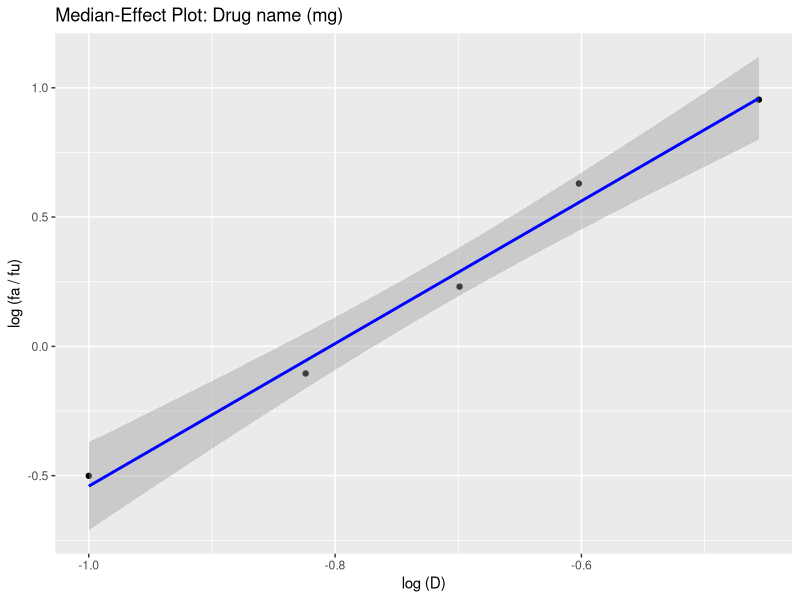
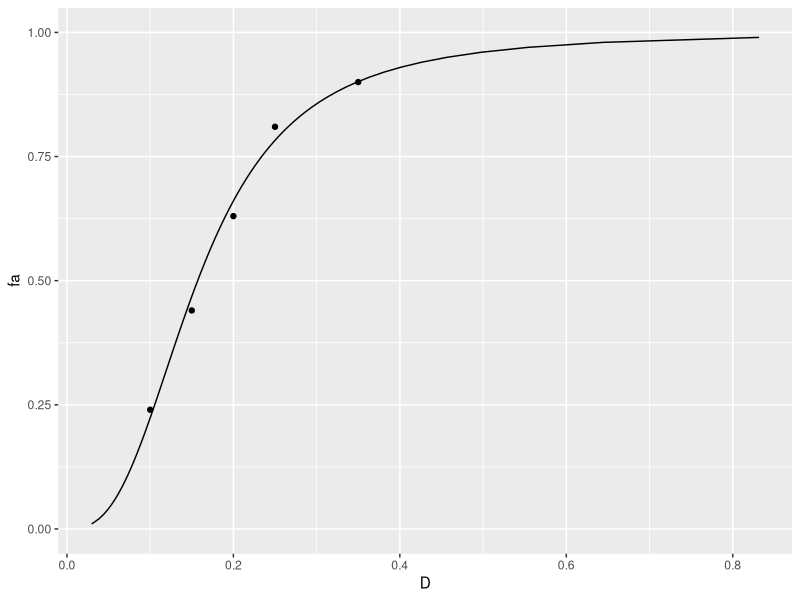
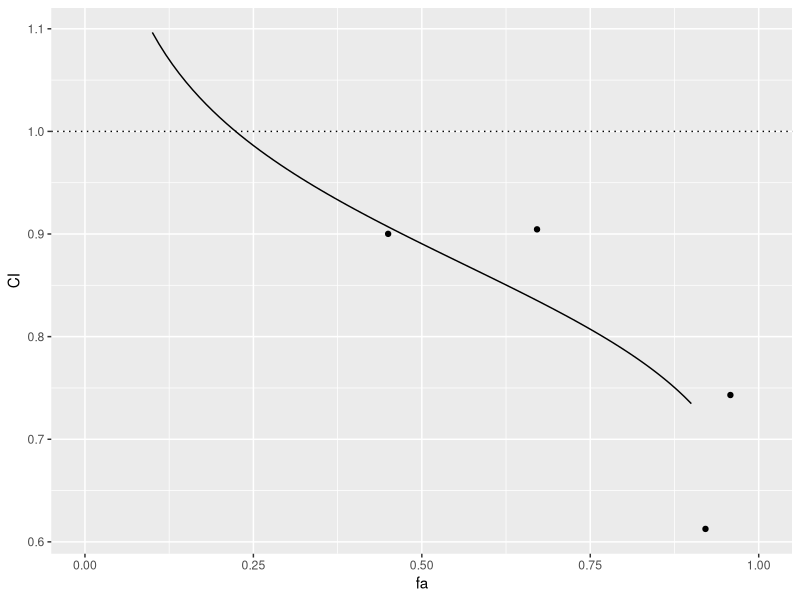
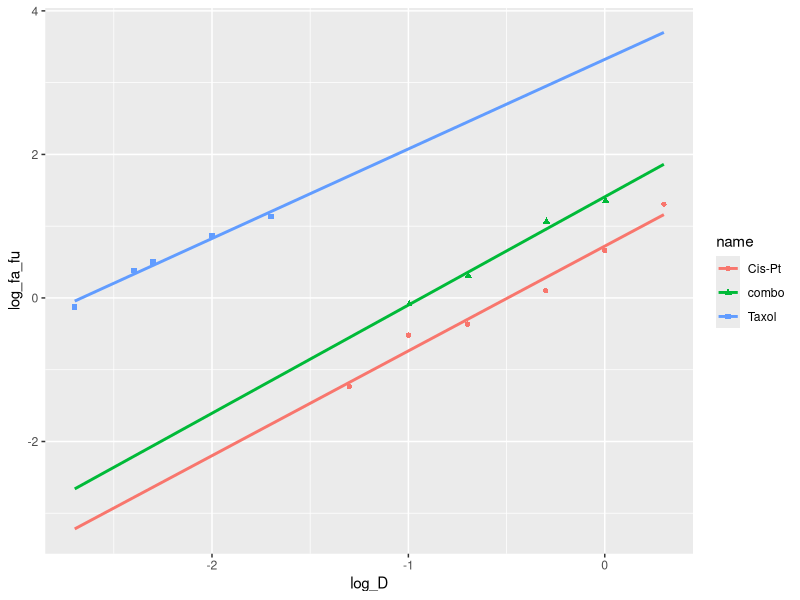

These figures' R source, in order:
#
# R package for Median Effect principle calculations and plots
#
# Requires
# - knitr (for kable)
# - ggplot2
#
#
# Class: drug_effects
#
# Single drug series
# - vector of doses (D)
# - vector of fraction affected (fa)
# - drug name  (name)
# - drug units (units)
# - Calculated: Dm, m, R^2, R, log10(D), log10(fa / (1-fa))
#
#
# Combination drug series, constant ratio
# - ADD: ratio: drug 1 / drug 2 (ratio)
# - ADD: drug 2 name  (name2)
# - ADD: drug 2 units (units2)
#
#
# Combination drug series, non-constant ratio
# - vector of drug 1 doses (D1)
# - vector of drug 2 doses (D2)
# - vector of fraction affected (fa)
# - drug 1 name  (name)
# - drug 1 units (units)
# - drug 2 name  (name2)
# - drug 2 units (units2)
#
#
# Methods:
#
# - print() / export()
# - calculate fa from D
# - calculate D from fa
# - sigmoidal: plot fa versus D
# - linear:    plot log10(fa / (1-fa)) versus log10(D)
#
# - fa-CI plot from drug 1, drug 2, constant / non-constant ratio combo
# - isobologram?
# - print() / export() combo analysis


# Drug effects object constructor: for single drugs and constant ratio combinations
new_drug_effects <- function(D = double(), fa = double(), name = "", units = "", ratio = double(), name2 = "", units2 = "") {
  stopifnot(is.double(D), is.double(fa), is.double(ratio))
  
  values <- list(D = D, fa = fa, name = name, units = units, ratio = ratio, name2 = name2, units2 = units2)
  class <- c("drug_effects")
  
  if (length(ratio) != 0) {
    # values <- c(values, list(ratio = ratio, name2 = name2, units2 = units2))
    class <- append("combo_drug_effects", class)
  }
  
  structure(values, class = class)
}

# Drug effects object validator + statistics calculator
validate_drug_effects <- function(x) {
  D  <- x$D
  fa <- x$fa
  ratio <- x$ratio
  
  if (!all(!is.na(D) & D > 0.0)) { stop("All doses `D` must be non-missing and greater than zero", call. = FALSE) }
  if (!all(!is.na(fa) & fa > 0.0 & fa < 1.0)) { stop("All fraction affected `fa` must be non-missing, greater than zero, and less than one", call. = FALSE) }
  if (length(D) != length(fa)) { stop("The number of doses must equal the number of fraction affected", call. = FALSE) }
  if (length(D) < 2) { stop("There must be at least two dose / fraction affected points", call. = FALSE) }
  
  if (length(ratio) != 0) {
    if (length(ratio) != 1) { stop("Only a single constant ratio can be used", call. = FALSE) }
    if (ratio < 0) { stop("The ratio of drug1 / drug2 must be non-negative", call. = FALSE) }
  }
  
  # Do the statistical calculations; add more elements to x
  x$log_D     <- log10(x$D)
  x$log_fa_fu <- log10(x$fa / (1-x$fa))
  
  fit  <- stats::lm(log_fa_fu ~ log_D, data = data.frame(list(log_D = x$log_D, log_fa_fu = x$log_fa_fu)))
  
  x$b  <- unname(fit$coefficients[1])
  x$m  <- unname(fit$coefficients[2])
  x$Dm <- unname(10^(-x$b/x$m))
  x$R2 <- unname(summary(fit)$r.squared)
  x$R  <- unname(sqrt(x$R2)) * sign(x$m) # m should always be positive, but just in case

  x # return the validated and augmented object
}


# Single drug object helper
drug_effects <- function(D = double(), fa = double(), name = "", units = "", ratio = double(), name2 = "", units2 = "") {
  D <- as.double(D)
  fa = as.double(fa)
  name = as.character(name)
  units = as.character(units)
  ratio = as.double(ratio)
  name2 = as.character(name2)
  units2 = as.character(units2)
  validate_drug_effects(new_drug_effects(D, fa, name, units, ratio, name2, units2))
}


# Given a drug_effects object and vector of doses, return predicted fraction affected
calc_fa <- function(drug, D) {
  if (!inherits(drug, "drug_effects")) { stop("Requires a `drug_effects` object", call. = FALSE) }
  m <- drug$m
  Dm <- drug$Dm
  return (1 / (1 + ((Dm / D)^m)))
}


# Given a drug_effects object and vector of fa, return predicted doses
calc_D <- function(drug, fa) {
  if (!inherits(drug, "drug_effects")) { stop("Requires a `drug_effects` object", call. = FALSE) }
  m <- drug$m
  Dm <- drug$Dm
  return (Dm*(fa / (1 - fa))^(1/m))
}


# Given drug 1, drug 2, and drug_combo objects, calculate combination index CI at vector of fa values
# - if fa is empty, then use the actual fa and actual doses in drug_combo
calc_CI <- function(drug1, drug2, drug_combo, fa = double()) {
  ratio <- drug_combo$ratio
  
  if (length(fa) == 0) {
    fa <- drug_combo$fa # the actual fa observed in the combo
    D_combo <- drug_combo$D # actual doses
  } else {
    D_combo <- calc_D(drug_combo, fa) # calculate predicted doses
  }
  D1 <- D_combo * (ratio / (ratio + 1))
  D2 <- D_combo / (ratio + 1)
  
  Dx1 <- calc_D(drug1, fa)
  Dx2 <- calc_D(drug2, fa)

  CI <- (D1 / Dx1) + (D2 / Dx2)
  return(CI)
}



# Add print for drug_effects display
print.drug_effects <- function(x, ..., stats = TRUE) {
  
  D <- x$D
  fa <- x$fa
  name <- x$name
  units <- x$units
  
  ratio <- x$ratio
  name2 <- x$name2
  units2 <- x$units2
  
  Dm <- x$Dm
  
  # log_D <- log10(D)
  # log_fa_fu <- log10(fa / (1-fa))
  
  if (x$name  != "") { cat("Drug: ", name, "\n", sep = '') }
  if (x$units != "") { cat("Units: ", units, "\n", sep = '')}
  
  if (x$name2  != "") { cat("Drug 2: ", name2, "\n", sep = '') }
  if (x$units2 != "") { cat("Units 2: ", units2, "\n", sep = '')}

  # df <- data.frame(list(D = D, fa = fa, log_D = log_D, log_fa_fu = log_fa_fu))
  df <- data.frame(list(D = D, fa = fa))
  if (length(ratio) != 0) {
    cat("\nRatio of drug 1 / drug 2: ", ratio, sep = '')
    D1 <- (ratio / (ratio+1)) * D
    D2 <- D / (ratio + 1)
    df$D1 <- D1
    df$D2 <- D2
    
    Dm <- paste0(signif(Dm, 4), ' = ', signif((ratio / (ratio+1)) * Dm, 4), ' + ', signif(Dm / (ratio + 1), 4))
  }
  
  print(knitr::kable(df))
  
  if (stats) { cat('\nm: ', x$m, '\nDm: ', Dm, '\nR2: ', x$R2, '\nR: ', x$R, sep = '') }
}


plot.drug_effects <- function(x, y, ..., color = 'blue') {
  title <- "Median-Effect Plot"
  if (x$name != "") { title <- paste0(title, ": ", x$name) }
  if (x$units != "") { title <- paste0(title, " (", x$units, ")") }

    df <- data.frame(list(D = x$D, fa = x$fa, log_D = x$log_D, log_fa_fu = x$log_fa_fu))

  g <- ggplot2::ggplot(
    data = df,
    ggplot2::aes(log_D, log_fa_fu)
  ) +
    ggplot2::geom_point() +
    ggplot2::stat_smooth(method = "lm", color = color) +
    ggplot2::xlab("log (D)") +
    ggplot2::ylab("log (fa / fu)") +
    ggplot2::ggtitle(title)

  g
}

median_effect_plot <- function(...) {
  # takes an arbitrary number of drug_effect objects
  # [ ] do something about combination names
  df <- data.frame()
  for (d in list(...)) {
    df <- rbind(df, data.frame(list(log_D = d$log_D, log_fa_fu = d$log_fa_fu, name = d$name)))
  }
  ggplot2::ggplot(data = df, ggplot2::aes(log_D, log_fa_fu, shape = name, color = name)) +
    ggplot2::geom_point() +
    ggplot2::stat_smooth(method = "lm", se = FALSE, fullrange=TRUE)
}

dose_effect_plot <- function(drug, from = 0.01, to = 0.99, by = 0.01) {
  if (!inherits(drug, "drug_effects")) {
    stop(
      "This requires a drug dose/fa object",
      call. = FALSE
    )
  }
  
  calc_d <- function(fa, m, Dm) { Dm*(fa / (1 - fa))^(1/m) }
  
  m  <- drug$m
  Dm <- drug$Dm
  
  df <- data.frame(list(D = drug$D, fa = drug$fa))
  
  fa <- seq(from = from, to = to, by = by)
  df2 <- data.frame(list(D = calc_d(fa, m, Dm), fa = fa))
  g <- ggplot2::ggplot(data = df2, ggplot2::aes(D, fa)) +
    ggplot2::geom_line() +
    ggplot2::geom_point(data = df, ggplot2::aes(D, fa)) +
    ggplot2::coord_cartesian(ylim = c(0,1))
  
  g
}


fa_ci_plot <- function(drug1, drug2, drug_combo, from = 0.01, to = 0.99, by = 0.01) {
  
  fa <- seq(from = from, to = to, by = by)
  CI = calc_CI(drug1, drug2, drug_combo, fa)
  df <- data.frame(list(fa = fa, CI = CI))
  
  df_points <- data.frame(list(fa = drug_combo$fa, CI = calc_CI(drug1, drug2, drug_combo)))
  
  g <- ggplot2::ggplot(df, ggplot2::aes(fa, CI)) +
    ggplot2::geom_line() +
    ggplot2::geom_hline(yintercept = 1.0, linetype = 'dotted') +
    ggplot2::geom_point(data = df_points, ggplot2::aes(fa, CI)) +
    ggplot2::coord_cartesian(xlim = c(0,1))
  g
}

# df <- dplyr::tribble(
#   ~D, ~fa,
#   0.1, 0.24,
#   0.15, 0.44,
#   0.2, 0.63,
#   0.25, 0.81,
#   0.35, 0.9
# )
# 
# 
# df <- dplyr::tribble(
#   ~D, ~fa,
#   0.002, 0.429,
#   0.004, 0.708,
#   0.005, 0.761,
#   0.01, 0.882,
#   0.02, 0.932
# )
# 
# df <- dplyr::tribble(
#   ~D, ~fa,
#   0.05, 0.055,
#   0.1, 0.233,
#   0.2, 0.301,
#   0.5, 0.559,
#   1, 0.821,
#   2, 0.953
# )


D  <- c(0.10, 0.15, 0.20, 0.25, 0.35)
fa <- c(0.24, 0.44, 0.63, 0.81, 0.90)

d <- drug_effects(D = D, fa = fa, name = 'Drug name', units = 'mg')
d

d2 <- drug_effects(D = D, fa = fa, name = 'DrugOne', units = 'mg', ratio = 3, name2 = "DrugTwo")

plot(d)

dose_effect_plot(d)

# str(d)
# class(d)
# inherits(d, "drug_effects")
# unclass(d)


# Taxol
drug1 <- drug_effects(D = c(0.002, 0.004, 0.005, 0.01, 0.02), fa = c(0.429, 0.708, 0.761, 0.882, 0.932), name = "Taxol", units = "uM")

# Cis-Pt
drug2 <- drug_effects(D = c(0.05, 0.1, 0.2, 0.5, 1, 2), fa = c(0.055, 0.233, 0.301, 0.559, 0.821, 0.953), name = "Cis-Pt", units = "uM")

# Taxol:Cis-Pt Combo, ratio = 0.1
# drug_combo <- drug_effects(D = c(0.11, 0.22, 0.55, 1.1), fa = c(0.45, 0.671, 0.921, 0.958), ratio = 0.1)

drug_combo <- drug_effects(D = c(0.001, 0.002, 0.005, 0.01) + c(0.1, 0.2, 0.5, 1), fa = c(0.45, 0.671, 0.921, 0.958), name = 'combo', ratio = 0.01)

calc_CI(drug1, drug2, drug_combo, fa = c(0.5, 0.75, 0.9, 0.95))

fa_ci_plot(drug1, drug2, drug_combo, from = 0.1, to = 0.9)

median_effect_plot(drug1, drug2, drug_combo)


